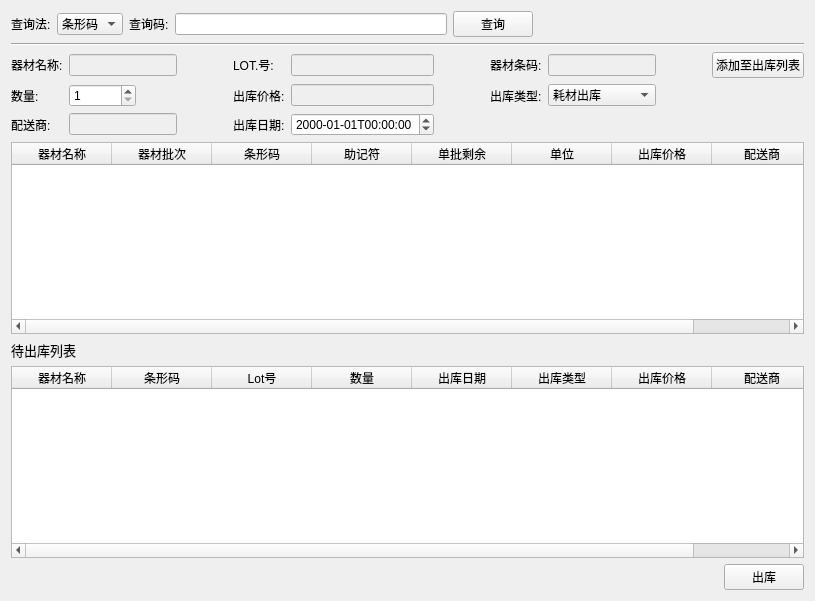
     <widget class="QWidget" name="tabOut">
      <attribute name="title">
       <string>出库</string>
      </attribute>
      <layout class="QVBoxLayout" name="verticalLayout_5">
       <item>
        <layout class="QGridLayout" name="gridLayout_4">
         <item row="0" column="5">
          <spacer name="horizontalSpacer_2">
           <property name="orientation">
            <enum>Qt::Horizontal</enum>
           </property>
           <property name="sizeHint" stdset="0">
            <size>
             <width>40</width>
             <height>20</height>
            </size>
           </property>
          </spacer>
         </item>
         <item row="0" column="2">
          <widget class="QLabel" name="label_11">
           <property name="text">
            <string>查询码:</string>
           </property>
          </widget>
         </item>
         <item row="0" column="4">
          <widget class="QPushButton" name="m_btnCX">
           <property name="text">
            <string>查询</string>
           </property>
          </widget>
         </item>
         <item row="0" column="3">
          <widget class="QLineEdit" name="m_lineCXM">
           <property name="toolTip">
            <string>查询码为空时可查询全部记录</string>
           </property>
          </widget>
         </item>
         <item row="0" column="0">
          <widget class="QLabel" name="label_10">
           <property name="text">
            <string>查询法:</string>
           </property>
          </widget>
         </item>
         <item row="0" column="1">
          <widget class="QComboBox" name="m_cmbCXF">
           <property name="currentIndex">
            <number>0</number>
           </property>
           <item>
            <property name="text">
             <string>条形码</string>
            </property>
           </item>
           <item>
            <property name="text">
             <string>助记符</string>
            </property>
           </item>
          </widget>
         </item>
        </layout>
       </item>
       <item>
        <widget class="Line" name="line_2">
         <property name="orientation">
          <enum>Qt::Horizontal</enum>
         </property>
        </widget>
       </item>
       <item>
        <layout class="QGridLayout" name="gridLayout_5">
         <item row="0" column="9">
          <layout class="QVBoxLayout" name="verticalLayout_6">
           <item>
            <widget class="QPushButton" name="m_btnTJ">
             <property name="sizePolicy">
              <sizepolicy hsizetype="Fixed" vsizetype="Fixed">
               <horstretch>0</horstretch>
               <verstretch>0</verstretch>
              </sizepolicy>
             </property>
             <property name="text">
              <string>添加至出库列表</string>
             </property>
            </widget>
           </item>
          </layout>
         </item>
         <item row="0" column="5">
          <spacer name="horizontalSpacer_11">
           <property name="orientation">
            <enum>Qt::Horizontal</enum>
           </property>
           <property name="sizeType">
            <enum>QSizePolicy::Fixed</enum>
           </property>
           <property name="sizeHint" stdset="0">
            <size>
             <width>50</width>
             <height>20</height>
            </size>
           </property>
          </spacer>
         </item>
         <item row="1" column="6">
          <widget class="QLabel" name="label_17">
           <property name="sizePolicy">
            <sizepolicy hsizetype="Fixed" vsizetype="Preferred">
             <horstretch>0</horstretch>
             <verstretch>0</verstretch>
            </sizepolicy>
           </property>
           <property name="text">
            <string>出库类型:</string>
           </property>
          </widget>
         </item>
         <item row="1" column="4">
          <widget class="QLineEdit" name="m_lineCKJG">
           <property name="enabled">
            <bool>false</bool>
           </property>
           <property name="readOnly">
            <bool>true</bool>
           </property>
          </widget>
         </item>
         <item row="0" column="3">
          <widget class="QLabel" name="label_13">
           <property name="sizePolicy">
            <sizepolicy hsizetype="Fixed" vsizetype="Preferred">
             <horstretch>0</horstretch>
             <verstretch>0</verstretch>
            </sizepolicy>
           </property>
           <property name="text">
            <string>LOT.号:</string>
           </property>
          </widget>
         </item>
         <item row="2" column="0">
          <widget class="QLabel" name="label_18">
           <property name="sizePolicy">
            <sizepolicy hsizetype="Fixed" vsizetype="Preferred">
             <horstretch>0</horstretch>
             <verstretch>0</verstretch>
            </sizepolicy>
           </property>
           <property name="text">
            <string>配送商:</string>
           </property>
          </widget>
         </item>
         <item row="1" column="3">
          <widget class="QLabel" name="label_16">
           <property name="sizePolicy">
            <sizepolicy hsizetype="Fixed" vsizetype="Preferred">
             <horstretch>0</horstretch>
             <verstretch>0</verstretch>
            </sizepolicy>
           </property>
           <property name="text">
            <string>出库价格:</string>
           </property>
          </widget>
         </item>
         <item row="0" column="1">
          <widget class="QLineEdit" name="m_lineQCMC">
           <property name="enabled">
            <bool>false</bool>
           </property>
           <property name="readOnly">
            <bool>true</bool>
           </property>
          </widget>
         </item>
         <item row="0" column="8">
          <spacer name="horizontalSpacer_10">
           <property name="orientation">
            <enum>Qt::Horizontal</enum>
           </property>
           <property name="sizeType">
            <enum>QSizePolicy::Fixed</enum>
           </property>
           <property name="sizeHint" stdset="0">
            <size>
             <width>50</width>
             <height>20</height>
            </size>
           </property>
          </spacer>
         </item>
         <item row="2" column="3">
          <widget class="QLabel" name="label_19">
           <property name="sizePolicy">
            <sizepolicy hsizetype="Fixed" vsizetype="Preferred">
             <horstretch>0</horstretch>
             <verstretch>0</verstretch>
            </sizepolicy>
           </property>
           <property name="text">
            <string>出库日期:</string>
           </property>
          </widget>
         </item>
         <item row="1" column="1">
          <widget class="QSpinBox" name="m_spbCKSL">
           <property name="sizePolicy">
            <sizepolicy hsizetype="Maximum" vsizetype="Fixed">
             <horstretch>0</horstretch>
             <verstretch>0</verstretch>
            </sizepolicy>
           </property>
           <property name="minimumSize">
            <size>
             <width>60</width>
             <height>0</height>
            </size>
           </property>
           <property name="minimum">
            <number>1</number>
           </property>
           <property name="maximum">
            <number>999999</number>
           </property>
          </widget>
         </item>
         <item row="1" column="0">
          <widget class="QLabel" name="label_15">
           <property name="sizePolicy">
            <sizepolicy hsizetype="Fixed" vsizetype="Preferred">
             <horstretch>0</horstretch>
             <verstretch>0</verstretch>
            </sizepolicy>
           </property>
           <property name="text">
            <string>数量:</string>
           </property>
          </widget>
         </item>
         <item row="0" column="6">
          <widget class="QLabel" name="label_12">
           <property name="sizePolicy">
            <sizepolicy hsizetype="Fixed" vsizetype="Preferred">
             <horstretch>0</horstretch>
             <verstretch>0</verstretch>
            </sizepolicy>
           </property>
           <property name="text">
            <string>器材条码:</string>
           </property>
          </widget>
         </item>
         <item row="0" column="4">
          <widget class="QLineEdit" name="m_lineLOT">
           <property name="enabled">
            <bool>false</bool>
           </property>
           <property name="readOnly">
            <bool>true</bool>
           </property>
          </widget>
         </item>
         <item row="0" column="7">
          <widget class="QLineEdit" name="m_lineQCTM">
           <property name="enabled">
            <bool>false</bool>
           </property>
           <property name="readOnly">
            <bool>true</bool>
           </property>
          </widget>
         </item>
         <item row="0" column="2">
          <spacer name="horizontalSpacer_21">
           <property name="orientation">
            <enum>Qt::Horizontal</enum>
           </property>
           <property name="sizeType">
            <enum>QSizePolicy::Fixed</enum>
           </property>
           <property name="sizeHint" stdset="0">
            <size>
             <width>50</width>
             <height>20</height>
            </size>
           </property>
          </spacer>
         </item>
         <item row="2" column="1">
          <widget class="QLineEdit" name="m_linePSS">
           <property name="enabled">
            <bool>false</bool>
           </property>
           <property name="readOnly">
            <bool>true</bool>
           </property>
          </widget>
         </item>
         <item row="1" column="7">
          <widget class="QComboBox" name="m_cmbCKLX">
           <item>
            <property name="text">
             <string>耗材出库</string>
            </property>
           </item>
           <item>
            <property name="text">
             <string>借租出库</string>
            </property>
           </item>
           <item>
            <property name="text">
             <string>不计价出库</string>
            </property>
           </item>
          </widget>
         </item>
         <item row="2" column="4">
          <widget class="QDateTimeEdit" name="m_dtmCKRQ">
           <property name="displayFormat">
            <string>yyyy-MM-ddThh:mm:ss</string>
           </property>
          </widget>
         </item>
         <item row="0" column="0">
          <widget class="QLabel" name="label_14">
           <property name="sizePolicy">
            <sizepolicy hsizetype="Fixed" vsizetype="Preferred">
             <horstretch>0</horstretch>
             <verstretch>0</verstretch>
            </sizepolicy>
           </property>
           <property name="text">
            <string>器材名称:</string>
           </property>
          </widget>
         </item>
        </layout>
       </item>
       <item>
        <widget class="QTableWidget" name="m_tblwKCLB">
         <property name="toolTip">
          <string>双击</string>
         </property>
         <column>
          <property name="text">
           <string>器材名称</string>
          </property>
         </column>
         <column>
          <property name="text">
           <string>器材批次</string>
          </property>
         </column>
         <column>
          <property name="text">
           <string>条形码</string>
          </property>
         </column>
         <column>
          <property name="text">
           <string>助记符</string>
          </property>
         </column>
         <column>
          <property name="text">
           <string>单批剩余</string>
          </property>
         </column>
         <column>
          <property name="text">
           <string>单位</string>
          </property>
         </column>
         <column>
          <property name="text">
           <string>出库价格</string>
          </property>
         </column>
         <column>
          <property name="text">
           <string>配送商</string>
          </property>
         </column>
        </widget>
       </item>
       <item>
        <widget class="QLabel" name="label_22">
         <property name="font">
          <font>
           <pointsize>10</pointsize>
          </font>
         </property>
         <property name="text">
          <string>待出库列表</string>
         </property>
        </widget>
       </item>
       <item>
        <widget class="QTableWidget" name="m_tblwCKLB">
         <property name="toolTip">
          <string>双击删除</string>
         </property>
         <property name="columnCount">
          <number>8</number>
         </property>
         <column>
          <property name="text">
           <string>器材名称</string>
          </property>
         </column>
         <column>
          <property name="text">
           <string>条形码</string>
          </property>
         </column>
         <column>
          <property name="text">
           <string>Lot号</string>
          </property>
         </column>
         <column>
          <property name="text">
           <string>数量</string>
          </property>
         </column>
         <column>
          <property name="text">
           <string>出库日期</string>
          </property>
         </column>
         <column>
          <property name="text">
           <string>出库类型</string>
          </property>
         </column>
         <column>
          <property name="text">
           <string>出库价格</string>
          </property>
         </column>
         <column>
          <property name="text">
           <string>配送商</string>
          </property>
         </column>
        </widget>
       </item>
       <item>
        <layout class="QHBoxLayout" name="horizontalLayout_3">
         <item>
          <spacer name="horizontalSpacer_3">
           <property name="orientation">
            <enum>Qt::Horizontal</enum>
           </property>
           <property name="sizeHint" stdset="0">
            <size>
             <width>40</width>
             <height>20</height>
            </size>
           </property>
          </spacer>
         </item>
         <item>
          <widget class="QPushButton" name="m_btnCK">
           <property name="sizePolicy">
            <sizepolicy hsizetype="Fixed" vsizetype="Fixed">
             <horstretch>0</horstretch>
             <verstretch>0</verstretch>
            </sizepolicy>
           </property>
           <property name="text">
            <string>出库</string>
           </property>
          </widget>
         </item>
        </layout>
       </item>
      </layout>
     </widget>
